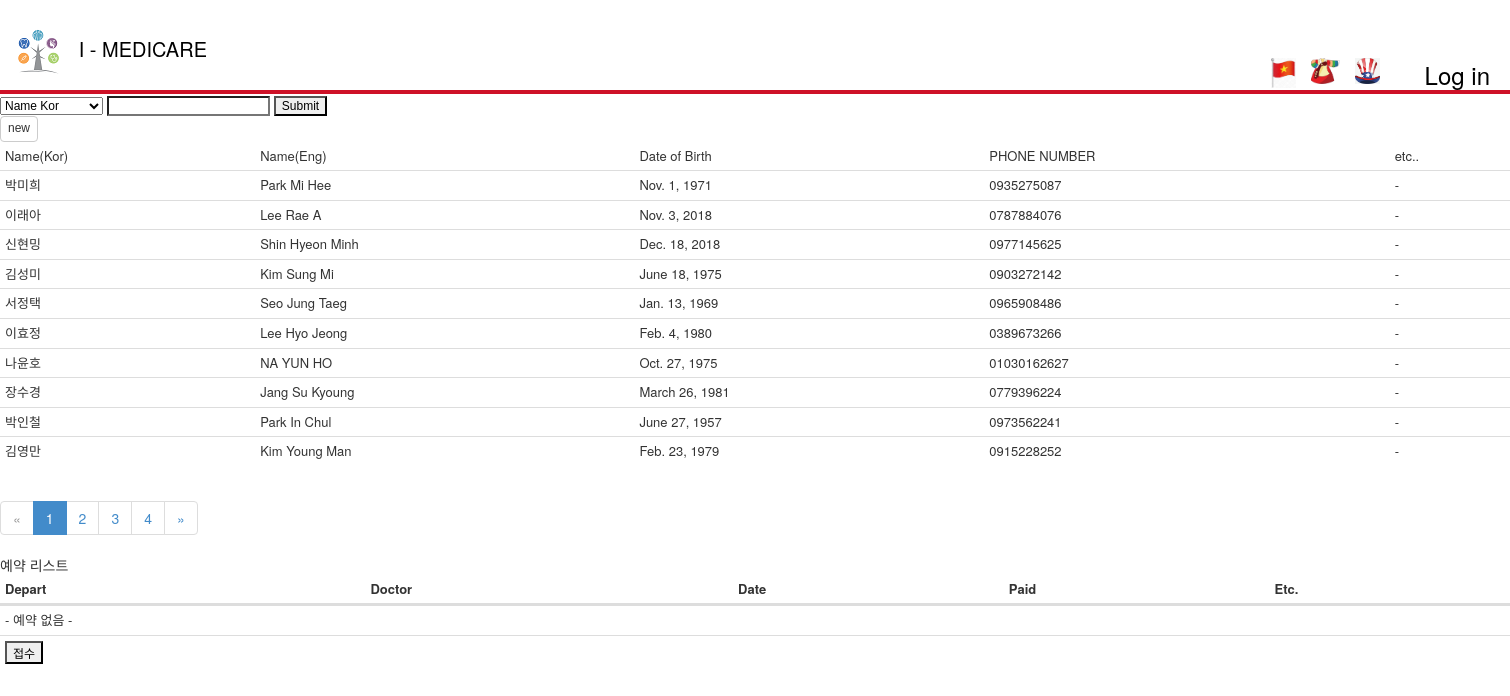
Page /receptionist/search on the committed database.
### Patient/models.py (models this page shows, shortened)
class Patient(models.Model):
    name_kor = models.CharField(
        max_length = 64,
        )
    name_eng = models.CharField(
        max_length = 64,
        )
    phone = models.CharField(
        max_length = 64,
        )
    gender = models.CharField(
        max_length = 8,
        )
    date_of_birth = models.DateField(
        blank=True,
        )
    date_registered = models.DateTimeField(
        auto_now_add=True,
        )
    address = models.CharField(
        max_length = 256,
        null=True,
        )
    past_id = models.CharField(
        null = True,
        default = None,
        max_length = 32,
        )

### Receptionist/views.py (the view)
# urls.py: path('search',views.search,name='search'),
def search(request):
    search_form = SearchPatientForm()
    page_context = 10 # 페이지 컨텐츠 갯수
    if 'search' in request.POST:
        search_form = SearchPatientForm(data = request.POST)
        if search_form.is_valid():
            category = search_form.cleaned_data['select']
            string = search_form.cleaned_data['search_input']
            kwargs = {
                    '{0}__{1}'.format(category, 'icontains'): string,
                }
            datas = Patient.objects.filter(**kwargs ).order_by("-id")
    else:
        datas = Patient.objects.all().order_by("-id")
    page = request.GET.get('page',1)
    paginator = Paginator(datas, page_context)
    try:
        paging_data = paginator.page(page)
    except PageNotAnInteger:
        paging_data = paginator.page(1)
    except EmptyPage:
        paging_data = paginator.page(paginator.num_pages)
    return render(request,
    'Receptionist/search.html',
            {
                'search': search_form,
                'datas':paging_data,
            },
        )

### Receptionist/forms.py
class SearchPatientForm(forms.Form):
    SEARCH_SEL = (
        ('name_kor',_('Name Kor')),
        ('name_eng',_('Name Eng')),
        ('date_of_birth',_('Date of Birth')),
        ('phone',_('Phone Number')),
        )
    filter = forms.ChoiceField(
        widget=forms.Select,
        choices=SEARCH_SEL,
        )
    search_input = forms.CharField(
        )

### Receptionist/templates/Receptionist/search.html (shortened to what this page needs)
﻿{% extends "app/layout.html" %}
{% load staticfiles %}
{% block content %}
<form id="signup" class="form-horizontal" method="post" action="{% url 'Receptionist:reception_search' %}" enctype="multipart/form-data">
    <div class="search">
        <div>
            {{ search.filter }}
            {{ search.search_input }}
            <input type="submit" name="search" />
        </div>
        <div class="button">
            <a href="{% url 'Receptionist:reception' %}"><input type="button" value="new" class="btn btn-default" /></a>
        </div>
        <table class="table">
            <thead class="table-primary">
                <tr>
                    <td cols="col">Name(Kor)</td>
                    <td cols="col">Name(Eng)</td>
                    <td cols="col">Date of Birth</td>
                    <td cols="col">PHONE NUMBER</td>
                    <td cols="col">etc..</td>
                </tr>
            </thead>
            <tbody>
                {% for data in datas %}
                <tr style="cursor:pointer;" id="" onclick="check_reservation({{ data.id }})">
                    <td>{{data.name_kor}}</td>
                    <td>{{data.name_eng}}</td>
                    <td>{{data.date_of_birth}}</td>
                    <td>{{data.phone}}</td>
                    <td>-</td>
                </tr>
                {% endfor %}
            </tbody>
        </table>
        {% if datas.has_other_pages %}
        <ul class = "pagination">
        {% if datas.has_previous %}
          <li><a href="?page={{ datas.previous_page_number }}">&laquo;</a></li>
        {% else %}
          <li class = "disabled"><span>&laquo;</span></li>
        {% endif %}
        {% for i in datas.paginator.page_range %}
          {% if datas.number == i %}
            <li class="active"><span>{{ i }} <span class="sr-only">(current)</span></span></li>
          {% else %}
            <li><a href="?page={{ i }}">{{ i }}</a></li>
          {% endif %}
        {% endfor %}
        {% if datas.has_next %}
            <li><a href="?page={{ datas.next_page_number }}">&raquo;</a></li>
        {% else %}
            <li class="disabled"><span>&raquo;</span></li>
        {%endif %}
        </ul>
    {%endif%}
    </div>
    <div>
        예약 리스트
        <table class="table" id="reservation_table">
            <thead>
                <tr>
                    <th>Depart</th>
                    <th>Doctor</th>
                    <th>Date</th>
                    <th>Paid</th>
                    <th>Etc.</th>
                </tr>
            </thead>
            <tbody>
            {% if reservations  %}
                {% for reserve in reservations %}
                    <tr style="cursor:pointer;" onclick="reception_reserve({{ reserve.id }})">
                        <td></td>
                        <td></td>
                        <td></td>
                        <td></td>
                        <td>-</td>
                    </tr>
                {% endfor %}
            {% else %}
                <tr>
                    <td colspan="5"> - 예약 없음 - </td>
                </tr>
            {% endif %}
                <tr>
                    <td colspan="5"><input type="submit" value="접수" /></td>
                </tr>
            </tbody>
        </table>
    </div>
</form>
    {% endblock %}

### Manage/static/css/wrapper.css (style rules this page uses)
html { margin:0; padding:0; width:100%; height:100%; }
body { min-width: 1500px; max-width: 1980px; min-height: 750px; margin: 0; padding: 0; font: 6.7px; }
body:before { overflow-x: hidden; overflow-y: auto; height: auto; display: block; padding-top: 100%; }
input, select, textarea { font: 400 12px Arial; }
th ,td { font-size: 13px; }
.table { margin-bottom: 15px; }
.table thead > tr > th, .table tbody > tr > th, .table tfoot > tr > th, .table thead > tr > td, .table tbody > tr > td, .table tfoot > tr > td { padding: 5px; border-top: 1px solid #ddd; }
.table thead > tr > th { border-bottom: 0.4vh solid #ddd; }
.btn { padding: 3.5px 7px; font-size: 12px; }

### rows in the picture
Patient: name_kor "박미희", name_eng "Park Mi Hee", date_of_birth "Nov. 1, 1971", phone "0935275087"
Patient: name_kor "이래아", name_eng "Lee Rae A", date_of_birth "Nov. 3, 2018", phone "0787884076"
Patient: name_kor "신현밍", name_eng "Shin Hyeon Minh", date_of_birth "Dec. 18, 2018", phone "0977145625"
Patient: name_kor "김성미", name_eng "Kim Sung Mi", date_of_birth "June 18, 1975", phone "0903272142"
Patient: name_kor "서정택", name_eng "Seo Jung Taeg", date_of_birth "Jan. 13, 1969", phone "0965908486"
Patient: name_kor "이효정", name_eng "Lee Hyo Jeong", date_of_birth "Feb. 4, 1980", phone "0389673266"
Patient: name_kor "나윤호", name_eng "NA YUN HO", date_of_birth "Oct. 27, 1975", phone "01030162627"
Patient: name_kor "장수경", name_eng "Jang Su Kyoung", date_of_birth "March 26, 1981", phone "0779396224"
Patient: name_kor "박인철", name_eng "Park In Chul", date_of_birth "June 27, 1957", phone "0973562241"
Patient: name_kor "김영만", name_eng "Kim Young Man", date_of_birth "Feb. 23, 1979", phone "0915228252"

### other values in the picture
{{ i }} "1"
{{ i }} "2" "3" "4"
